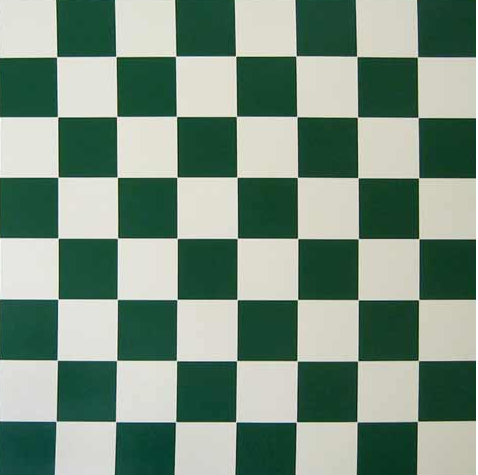
%> input picture MidTerm.png, 478 x 475 px
$ octave --eval "ygradient;"   (GNU Octave 9; MATLAB toolbox functions it lacks are replaced by stand-ins)
%> lines starting %> are read from the running program, lines starting %| are printed output that depends on the picture
function ygradient()
    im = im2double(imread('MidTerm.png'));
    k2 = [-1 0 1; -1 0 1; -1 0 1];
    im = padarray(im,[floor(size(k2, 1)/2) floor(size(k2, 2)/2)],0,'both');
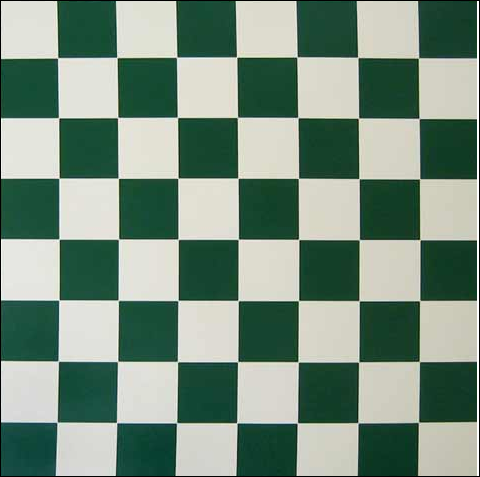
%> im: size 477x480x3 double; mean R, G, B 0.476, 0.563, 0.502
    for i=ceil(size(k2, 1)/2): size(im, 1)-floor(size(k2,1)/2)
        for j=ceil(size(k2, 2)/2): size(im, 2)-floor(size(k2,2)/2)
            curseg = im(i-floor((size(k2, 1)/2)): i+floor((size(k2, 1)/2)), j-floor((size(k2, 2)/2)): j+floor((size(k2, 2)/2)));
            out(i-1, j-1) = sum(sum(curseg.*k2));
        end
    end
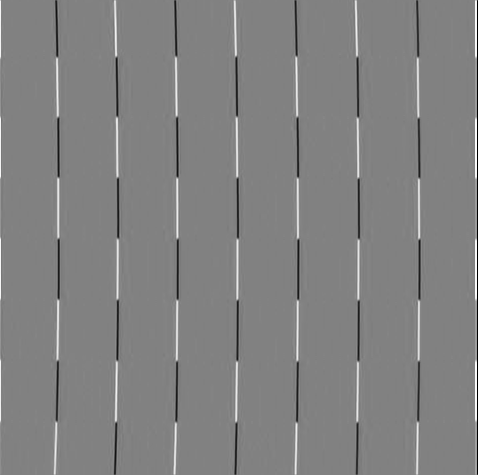
%> out: size 475x478 double; min -3, max 2.89, mean 0.00296; drawn with min black and max white
    out2 = (out.^2);
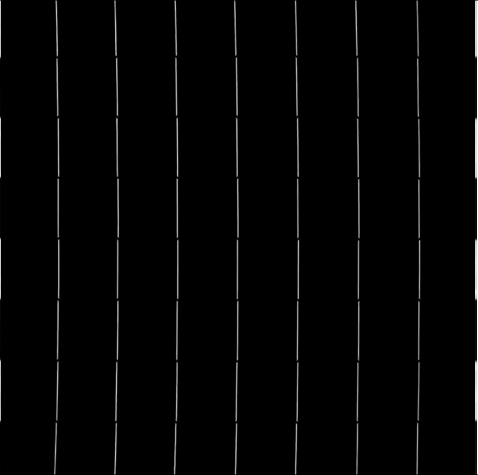
%> out2: size 475x478 double; min 0, max 9, mean 0.159; drawn with min black and max white
    imshowpair(conv2(out2, gaussian2d(1, 1.2)), out2, 'montage');
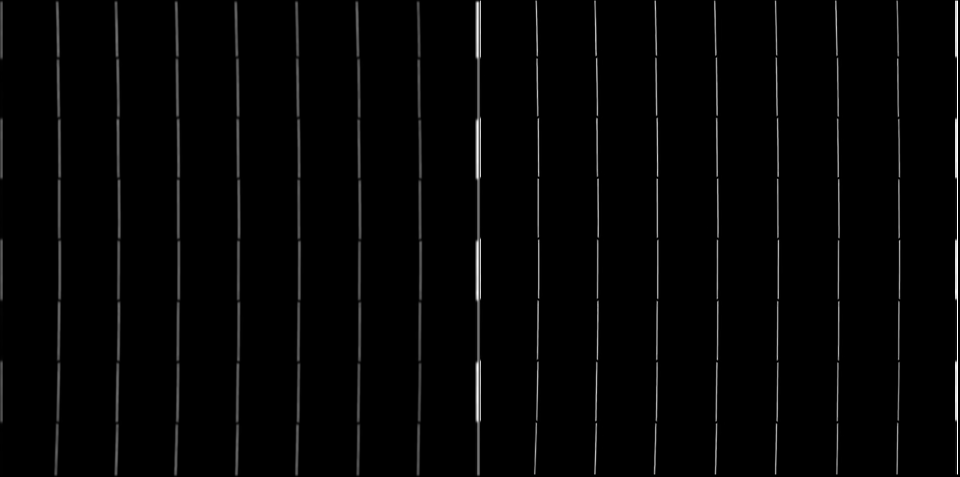
%> displayed picture: size 477x960, on the screen's scale of 0 to 255; min 0, max 255, mean 4.6
end
function f=gaussian2d(N,sigma)
 [X,Y]=meshgrid(round(-N/2):round(N/2), round(-N/2):round(N/2));
 f=exp(-X.^2/(2*sigma^2)-Y.^2/(2*sigma^2))/(2*pi*sigma*sigma);
 f=f./sum(f(:));
end
